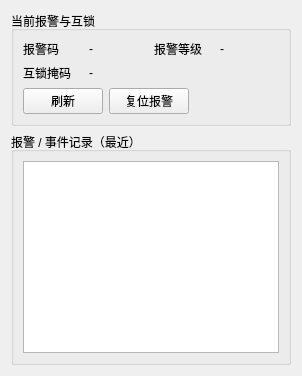
<?xml version="1.0" encoding="UTF-8"?>
<ui version="4.0">
 <class>AlarmWidget</class>
 <widget class="QWidget" name="AlarmWidget">
  <layout class="QVBoxLayout" name="verticalLayout">
   <item>
    <widget class="QGroupBox" name="groupCurrent">
     <property name="title">
      <string>当前报警与互锁</string>
     </property>
     <layout class="QGridLayout" name="gridLayout">
      <item row="0" column="0">
       <widget class="QLabel" name="label">
        <property name="text">
         <string>报警码</string>
        </property>
       </widget>
      </item>
      <item row="0" column="1">
       <widget class="QLabel" name="lbAlarmCode">
        <property name="text">
         <string>-</string>
        </property>
       </widget>
      </item>
      <item row="0" column="2">
       <widget class="QLabel" name="label_2">
        <property name="text">
         <string>报警等级</string>
        </property>
       </widget>
      </item>
      <item row="0" column="3">
       <widget class="QLabel" name="lbAlarmLevel">
        <property name="text">
         <string>-</string>
        </property>
       </widget>
      </item>
      <item row="1" column="0">
       <widget class="QLabel" name="label_3">
        <property name="text">
         <string>互锁掩码</string>
        </property>
       </widget>
      </item>
      <item row="1" column="1" colspan="3">
       <widget class="QLabel" name="lbInterlock">
        <property name="text">
         <string>-</string>
        </property>
       </widget>
      </item>
      <item row="2" column="0" colspan="4">
       <layout class="QHBoxLayout" name="hLayoutBtns">
        <item>
         <widget class="QPushButton" name="btnRefresh">
          <property name="text">
           <string>刷新</string>
          </property>
         </widget>
        </item>
        <item>
         <widget class="QPushButton" name="btnResetAlarm">
          <property name="text">
           <string>复位报警</string>
          </property>
         </widget>
        </item>
        <item>
         <spacer name="horizontalSpacer">
          <property name="orientation">
           <enum>Qt::Horizontal</enum>
          </property>
          <property name="sizeHint" stdset="0">
           <size>
            <width>40</width>
            <height>20</height>
           </size>
          </property>
         </spacer>
        </item>
       </layout>
      </item>
     </layout>
    </widget>
   </item>
   <item>
    <widget class="QGroupBox" name="groupEvents">
     <property name="title">
      <string>报警 / 事件记录（最近）</string>
     </property>
     <layout class="QVBoxLayout" name="verticalLayout_2">
      <item>
       <widget class="QTableWidget" name="tableEvents"/>
      </item>
     </layout>
    </widget>
   </item>
  </layout>
 </widget>
 <resources/>
 <connections/>
</ui>
